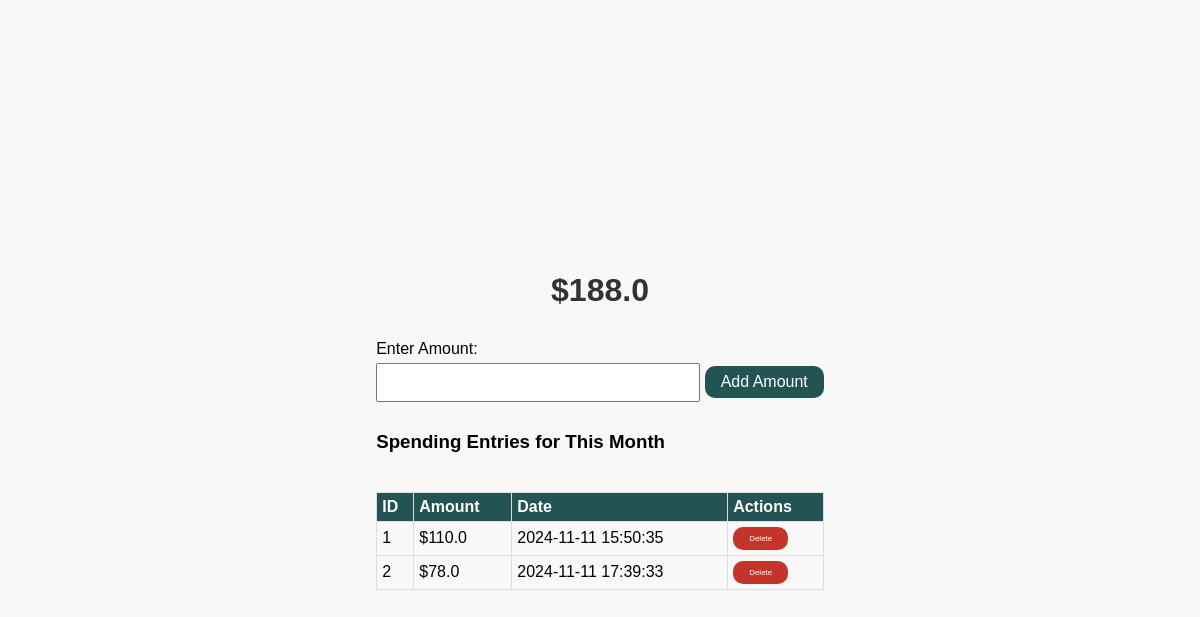
The page /budget on the database as committed earlier.
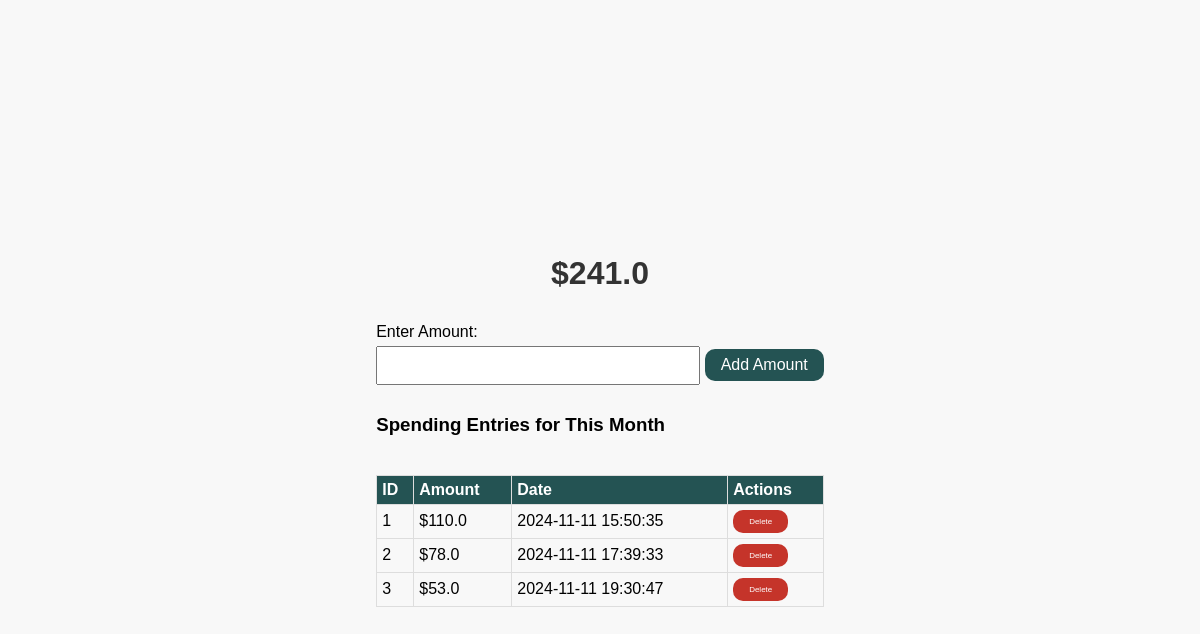
The same page on the database as committed later.
### app.py (models this page shows)
class Spending(db.Model):
    id = db.Column(db.Integer, primary_key=True, autoincrement=True)
    amount = db.Column(db.Float, nullable=False)
    date = db.Column(db.DateTime, default=datetime.utcnow)

### app.py (the view)
@app.route('/budget', methods=['GET'])
def track_spending_page():
    current_month = datetime.utcnow().month
    current_year = datetime.utcnow().year
    total_spending = db.session.query(db.func.sum(Spending.amount)).filter(
        db.extract('month', Spending.date) == current_month,
        db.extract('year', Spending.date) == current_year
    ).scalar() or 0  # Default to 0 if no data
    spending_entries = Spending.query.filter(
        db.extract('month', Spending.date) == current_month,
        db.extract('year', Spending.date) == current_year
    ).all()
    return render_template('budget.html', total_spending=total_spending, spending_entries=spending_entries)

### templates/budget.html (shortened to what this page needs)
<!DOCTYPE html>
<html lang="en">
<head>
</head>
<body style="display: grid; place-content: center; height: 100vh; margin: 0;">
    <h1 style="text-align: center;">${{ total_spending}}</h1>
    <form id="addSpendingForm">
        <label for="amount">Enter Amount:</label>
        <input type="number" id="amount" name="amount" step="0.01" required>
        <button type="submit">Add Amount</button>
    </form>
    <h3>Spending Entries for This Month</h3>
    <table id="spendingTable">
        <thead>
            <tr>
                <th>ID</th>
                <th>Amount</th>
                <th>Date</th>
                <th>Actions</th>
            </tr>
        </thead>
        <tbody>
            {% for entry in spending_entries %}
                <tr data-id="{{ entry.id }}">
                    <td>{{ entry.id }}</td>
                    <td>${{ entry.amount }}</td>
                    <td>{{ entry.date.strftime('%Y-%m-%d %H:%M:%S') }}</td>
                    <td><button class="delete-button" onclick="confirmDelete({{ entry.id }})">Delete</button></td>
                </tr>
            {% endfor %}
        </tbody>
    </table>
</body>
</html>

### templates/budget.html (style rules this page uses)
body { font-family: Arial, sans-serif; margin: 20px; padding: 20px; background-color: #f8f8f8; }
h1, h2 { color: #333; }
label { display: block; margin: 10px 0 5px; }
input { margin-bottom: 10px; padding: 10px; width: 300px; }
button { padding: 7px 16px; font-size: 16px; color: white; background-color: #245353; border: none; border-radius: 10px; cursor: pointer; }
table { width: 100%; border-collapse: collapse; margin-top: 20px; }
th, td { padding: 5px; border: 1px solid #ddd; text-align: left; }
th { background-color: #245353; color: white; }
.delete-button { font-size: 8px; background-color: #c5342a; }

Rows that differ between the two databases and show on the page:
added Spending: id "3", amount "53.0", date "2024-11-11 19:30:47"
Other text that changed with them:
{{ total_spending }}: "188.0" → "241.0"
